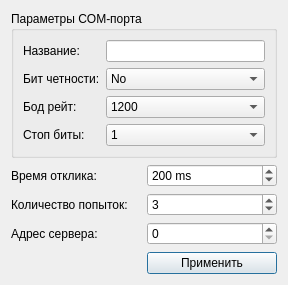
<?xml version="1.0" encoding="UTF-8"?>
<ui version="4.0">
 <class>SettingsDialog</class>
 <widget class="QDialog" name="SettingsDialog">
  <property name="geometry">
   <rect>
    <x>0</x>
    <y>0</y>
    <width>288</width>
    <height>285</height>
   </rect>
  </property>
  <property name="windowTitle">
   <string>Modbus Settings</string>
  </property>
  <layout class="QGridLayout" name="gridLayout">
   <item row="2" column="1">
    <widget class="QSpinBox" name="retriesSpinner">
     <property name="value">
      <number>3</number>
     </property>
    </widget>
   </item>
   <item row="2" column="0">
    <widget class="QLabel" name="label_6">
     <property name="text">
      <string>Количество попыток:</string>
     </property>
    </widget>
   </item>
   <item row="1" column="0">
    <widget class="QLabel" name="label">
     <property name="text">
      <string>Время отклика:</string>
     </property>
    </widget>
   </item>
   <item row="1" column="1">
    <widget class="QSpinBox" name="timeoutSpinner">
     <property name="accelerated">
      <bool>true</bool>
     </property>
     <property name="suffix">
      <string> ms</string>
     </property>
     <property name="minimum">
      <number>-1</number>
     </property>
     <property name="maximum">
      <number>5000</number>
     </property>
     <property name="singleStep">
      <number>20</number>
     </property>
     <property name="value">
      <number>200</number>
     </property>
    </widget>
   </item>
   <item row="0" column="0" colspan="2">
    <widget class="QGroupBox" name="groupBox">
     <property name="title">
      <string>Параметры COM-порта</string>
     </property>
     <layout class="QGridLayout" name="gridLayout_2">
      <item row="5" column="0">
       <widget class="QLabel" name="label_5">
        <property name="text">
         <string>Стоп биты:</string>
        </property>
       </widget>
      </item>
      <item row="2" column="0">
       <widget class="QLabel" name="label_2">
        <property name="text">
         <string>Бит четности:</string>
        </property>
       </widget>
      </item>
      <item row="0" column="1">
       <widget class="QLineEdit" name="portEdit"/>
      </item>
      <item row="2" column="1">
       <widget class="QComboBox" name="parityCombo">
        <item>
         <property name="text">
          <string>No</string>
         </property>
        </item>
        <item>
         <property name="text">
          <string>Even</string>
         </property>
        </item>
        <item>
         <property name="text">
          <string>Odd</string>
         </property>
        </item>
        <item>
         <property name="text">
          <string>Space</string>
         </property>
        </item>
        <item>
         <property name="text">
          <string>Mark</string>
         </property>
        </item>
       </widget>
      </item>
      <item row="5" column="1">
       <widget class="QComboBox" name="stopBitsCombo">
        <item>
         <property name="text">
          <string>1</string>
         </property>
        </item>
        <item>
         <property name="text">
          <string>3</string>
         </property>
        </item>
        <item>
         <property name="text">
          <string>2</string>
         </property>
        </item>
       </widget>
      </item>
      <item row="3" column="1">
       <widget class="QComboBox" name="baudCombo">
        <item>
         <property name="text">
          <string>1200</string>
         </property>
        </item>
        <item>
         <property name="text">
          <string>2400</string>
         </property>
        </item>
        <item>
         <property name="text">
          <string>4800</string>
         </property>
        </item>
        <item>
         <property name="text">
          <string>9600</string>
         </property>
        </item>
        <item>
         <property name="text">
          <string>19200</string>
         </property>
        </item>
        <item>
         <property name="text">
          <string>38400</string>
         </property>
        </item>
        <item>
         <property name="text">
          <string>57600</string>
         </property>
        </item>
        <item>
         <property name="text">
          <string>115200</string>
         </property>
        </item>
       </widget>
      </item>
      <item row="0" column="0">
       <widget class="QLabel" name="label_4">
        <property name="text">
         <string>Название:</string>
        </property>
       </widget>
      </item>
      <item row="3" column="0">
       <widget class="QLabel" name="label_3">
        <property name="text">
         <string>Бод рейт:</string>
        </property>
       </widget>
      </item>
     </layout>
    </widget>
   </item>
   <item row="4" column="1">
    <spacer name="verticalSpacer">
     <property name="orientation">
      <enum>Qt::Vertical</enum>
     </property>
     <property name="sizeHint" stdset="0">
      <size>
       <width>20</width>
       <height>43</height>
      </size>
     </property>
    </spacer>
   </item>
   <item row="5" column="1">
    <widget class="QPushButton" name="applyButton">
     <property name="text">
      <string>Применить</string>
     </property>
    </widget>
   </item>
   <item row="3" column="1">
    <widget class="QSpinBox" name="serverSpinner"/>
   </item>
   <item row="3" column="0">
    <widget class="QLabel" name="label_7">
     <property name="text">
      <string>Адрес сервера:</string>
     </property>
    </widget>
   </item>
  </layout>
 </widget>
 <resources/>
 <connections/>
</ui>
